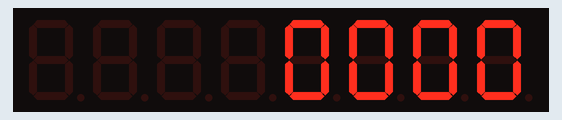
A sketch run on a simulated Arduino Uno, built with avr-gcc and run on an emulated ATmega328P. On the bench: 8-digit seven-segment display.

Above: at 0.1 s.
At 1.1 s:
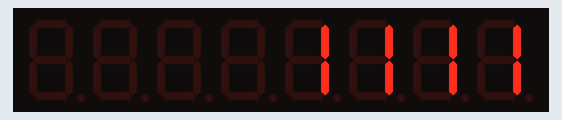
At 2.1 s:
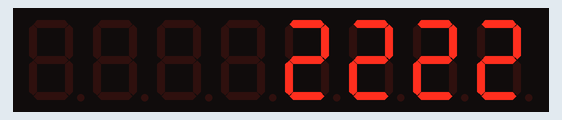
At 5.1 s:
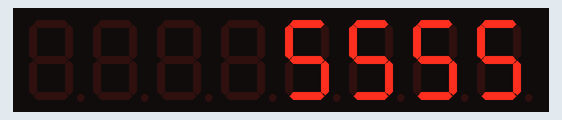
At 7.1 s:
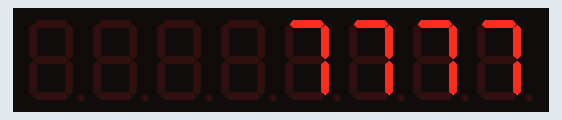
At 10.1 s:
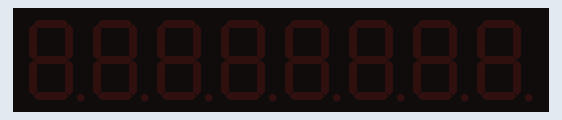

Measured:
- by itself, everything shown: repeats every 11.0 s, in 11 steps
- what the display in image 1 shows lasts 1.0 s, from 1.0 s to 2.0 s

The sketch:

LCD7segment.ino
```cpp
//We always have to include the library
#include "LedControl.h"

/*
 Now we need a LedControl to work with.
 ***** These pin numbers will probably not work with your hardware *****
 pin 10 is connected to the DataIn
 pin 12 is connected to the CLK
 pin 11 is connected to LOAD
 We have only a single MAX72XX.
 */
LedControl lc=LedControl(10,12,11,1);  // 1 = 1 LED device

/* we always wait a bit between updates of the display */
unsigned long delaytime=1000;

void setup() {
  /*
   The MAX72XX is in power-saving mode on startup,
   we have to do a wakeup call
   */
  lc.shutdown(0,false);
  /* Set the brightness to a medium values */
  lc.setIntensity(0,8);
  /* and clear the display */
  lc.clearDisplay(0);
}

void loop() {

  for(int i=0;i<10;i++) {
    lc.setDigit(0,3,i,false);
    lc.setDigit(0,2,i,false);
    lc.setDigit(0,1,i,false);
    lc.setDigit(0,0,i,false);
    delay(delaytime);
  }
  lc.clearDisplay(0);
  delay(delaytime);
}
```
